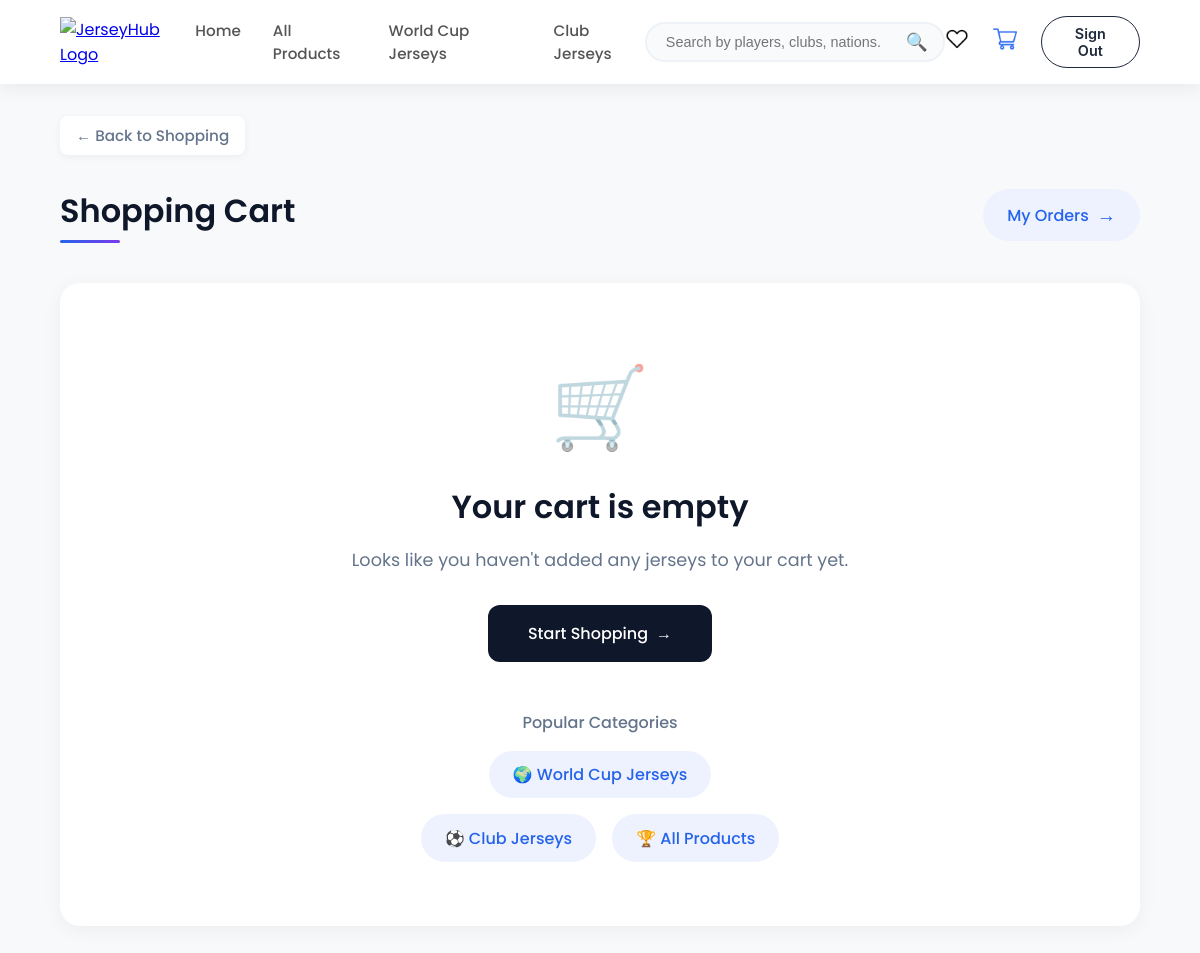
Page /cart/ (signed in) on the earlier database version.
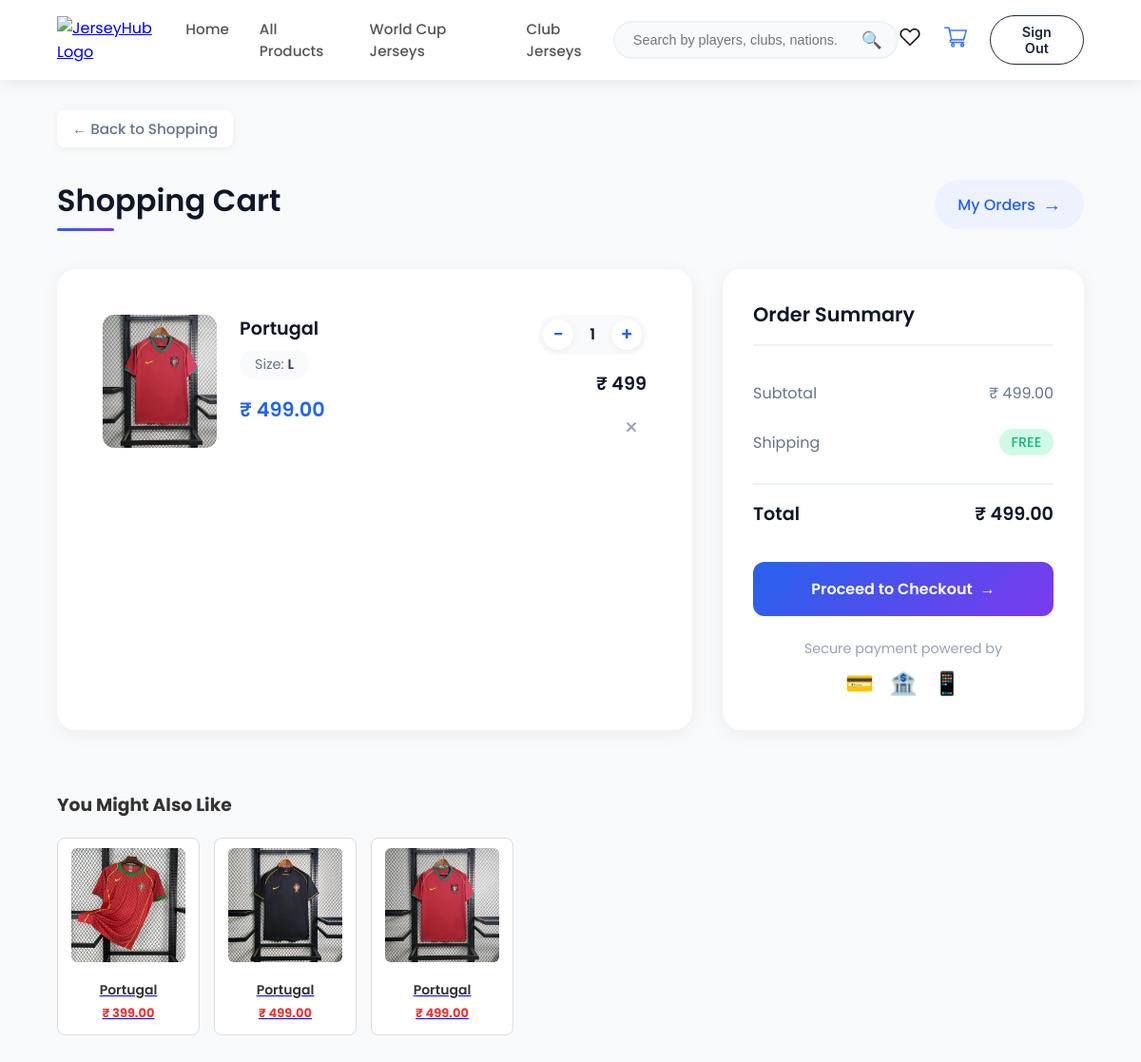
Same page on the later database version.
### app/models.py (models this page shows, shortened)
class Cart(models.Model):
    user= models.ForeignKey(User,on_delete=models.CASCADE)
    jersey=models.ForeignKey(Jersey,on_delete=models.CASCADE)
    quantity=models.IntegerField(default=1)
    size =models.CharField(max_length=5)
    player_name = models.CharField(max_length=100, blank=True, null=True)
    player_number = models.IntegerField(blank=True, null=True)
    def total_price(self):
        return self.jersey.price * self.quantity

class Jersey(models.Model):
    CATEGORY = (
        ('club','Club Jersey'),
        ('worldcup','World Cup Jersey'),
    )
    name=models.TextField()
    team=models.TextField()
    category = models.CharField(max_length=20, choices=CATEGORY)
    price = models.DecimalField(max_digits=10, decimal_places=2)
    image=models.ImageField(upload_to='jerseys/')
    img2 = models.ImageField(upload_to='jerseys/')
    img3 = models.ImageField(upload_to='jersey/', null=True, blank=True)
    img4= models.ImageField(upload_to='jerseys/',null=True, blank=True)
    img5= models.ImageField(upload_to='jerseys/',null=True, blank=True)
    img6= models.ImageField(upload_to='jerseys/',null=True, blank=True)
    img7= models.ImageField(upload_to='jerseys/',null=True, blank=True)
    img8= models.ImageField(upload_to='jerseys/',null=True, blank=True)
    img9= models.ImageField(upload_to='jerseys/',null=True, blank=True)
    img10= models.ImageField(upload_to='jerseys/',null=True, blank=True)
    created_at = models.DateTimeField(auto_now_add=True)
    description=models.TextField()
    players = models.TextField(blank=True)

### app/views.py (the view)
# urls.py: path('cart/', views.cart_page, name='cart_page'),
@login_required
def cart_page(req):
    cart_items=Cart.objects.filter(user=req.user)
    total = sum(item.total_price() for item in cart_items)
    related_jerseys = []
    for item in cart_items:
        related = Jersey.objects.filter(team=item.jersey.team).exclude(id=item.jersey.id)[:4]
        related_jerseys.extend(related)
    related_jerseys = list({j.id: j for j in related_jerseys}.values())
    return render(req,'cart.html',{'cart_items':cart_items,"total":total,'related_jerseys': related_jerseys})

### templates/cart.html (shortened to what the changed rows need)
<!DOCTYPE html>
<html lang="en">
<head>
{% load static %}
<link rel="stylesheet" href="{% static 'css/cart.css' %}">
</head>
<body>
    <div class="container">
        <div class="cart-header">
            <h1 class="page-title">Shopping Cart</h1>
        </div>
        {% if cart_items %}
        <div class="cart-content">
            <div class="cart-items">
                {% for item in cart_items %}
                <div class="cart-item">
                    <div class="item-image">
                        <img src="{{ item.jersey.image.url }}" alt="{{ item.jersey.team }}">
                    </div>
                    <div class="item-details">
                        <h3 class="item-title">{{ item.jersey.team }}</h3>
                        <div class="item-specs">
                            <span class="spec">Size: <strong>{{ item.size }}</strong></span>
                        </div>
                        <div class="item-price">₹ {{ item.jersey.price }}</div>
                    </div>
                    <div class="item-actions">
                        <div class="quantity-control">
                            <a href="{% url 'decrease_quantity' item.id %}" class="qty-btn">−</a>
                            <span class="qty-value">{{ item.quantity }}</span>
                            <a href="{% url 'increase_quantity' item.id %}" class="qty-btn">+</a>
                        </div>
                        <div class="item-total">
                            ₹ {% widthratio item.jersey.price 1 item.quantity %}
                        </div>
                    <a href="{% url 'remove_from_cart' item.id %}" class="remove-btn">
    <span class="remove-icon">×</span>
</a>
                    </div>
                </div>
                {% endfor %}
            </div>
            <div class="cart-summary">
                <h2 class="summary-title">Order Summary</h2>
                <div class="summary-row">
                    <span>Subtotal</span>
                    <span>₹ {{ total }}</span>
                </div>
                <div class="summary-row">
                    <span>Shipping</span>
                    <span class="shipping-free">FREE</span>
                </div>
                <div class="summary-row total">
                    <span>Total</span>
                    <span>₹ {{ total }}</span>
                </div>
                <a href="{% url 'buy_now' %}" class="checkout-btn">
                    Proceed to Checkout
                    <span class="btn-arrow">→</span>
                </a>
                <div class="payment-methods">
                    <span>Secure payment powered by</span>
                    <div class="payment-icons">
                        <span>💳</span>
                        <span>🏦</span>
                        <span>📱</span>
                    </div>
                </div>
            </div>
        </div>
        {% else %}
        <div class="empty-cart">
            <div class="empty-icon">🛒</div>
            <h2>Your cart is empty</h2>
            <p>Looks like you haven't added any jerseys to your cart yet.</p>
            <a href="{% url 'home' %}" class="browse-btn">
                Start Shopping
                <span class="btn-arrow">→</span>
            </a>
            <div class="empty-suggestions">
                <h3>Popular Categories</h3>
                <div class="suggestion-links">
                    <a href="{% url 'worldcup' %}">🌍 World Cup Jerseys</a>
                    <a href="{% url 'club' %}">⚽ Club Jerseys</a>
                    <a href="../products">🏆 All Products</a>
                </div>
            </div>
        </div>
        {% endif %}
    </div>
    {% if cart_items %}
    <div class="related-products">
        <div class="container">
           <h3>You Might Also Like</h3>
<div class="related-jerseys">
    {% for jersey in related_jerseys %}
        <div class="related-card">
            <a href="{% url 'jersey_detail' jersey.id %}">
                <img src="{{ jersey.image.url }}" alt="{{ jersey.team }}" width="120">
                <p>{{ jersey.team }}</p>
                <p>₹ {{ jersey.price }}</p>
            </a>
        </div>
    {% empty %}
        <p>No related jerseys available.</p>
    {% endfor %}
</div>
        </div>
    </div>
    {% endif %}
</body>
</html>

Differences in the rows shown:
added Cart: jersey.image (picture), jersey.team "Portugal", size "L", jersey.price "499.00", quantity "1", jersey+quantity "499"
now on this page (row unchanged): Jersey: image (picture), team "Portugal", price "399.00"
now on this page (row unchanged): Jersey: image (picture), team "Portugal", price "499.00"
now on this page (row unchanged): Jersey: image (picture), team "Portugal", price "499.00"
Other differences:
{{ total }}: (not shown) → "499.00"
text no longer shown: "🛒 Your cart is empty Looks like you haven't added any jerseys to your cart yet. Start Shopping Popular Categories 🌍 World Cup Jerseys ⚽ Club Jerseys 🏆 All Products"
text now shown: "Order Summary Subtotal ₹ Shipping FREE Total ₹ Proceed to Checkout Secure payment powered by 💳 🏦 📱 You Might Also Like"
